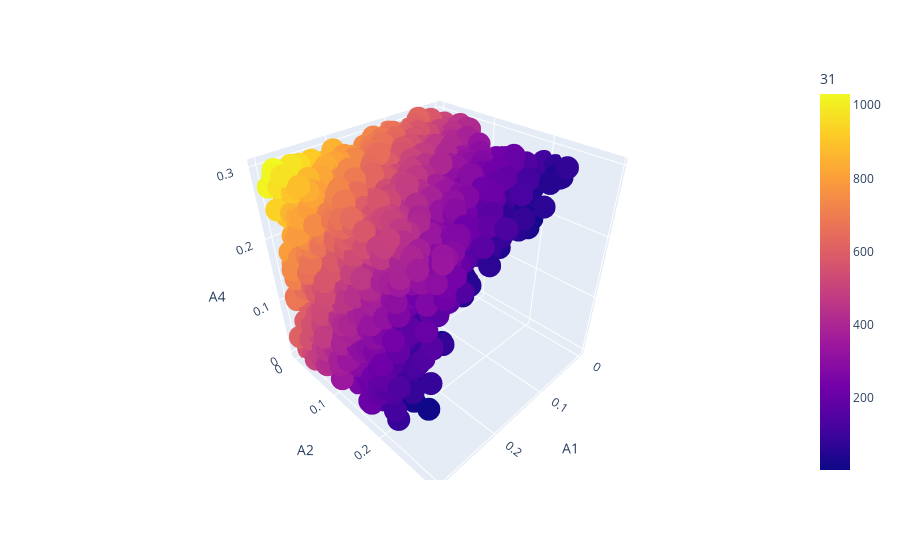

Here is the notebook cell this chart was saved with:
### Code cell
px.scatter_3d(df.sample(3_000), x="A1", y="A2", z="A4", color="31")

### Figure 1 — Plotly figure (JSON) as saved in the notebook; plotly's stock layout.template omitted (floating-point values rounded to 4 significant figures; data arrays with more than 128 entries replaced by an {"elided": "..."} marker saying what was removed)
{"data": [{"hovertemplate": "A1=%{x}<br>A2=%{y}<br>A4=%{z}<br>31=%{marker.color}<extra></extra>", "legendgroup": "", "marker": {"color": {"elided": "3000 float values"}, "coloraxis": "coloraxis", "symbol": "circle"}, "mode": "markers", "name": "", "scene": "scene", "showlegend": false, "type": "scatter3d", "x": {"elided": "3000 float values"}, "y": {"elided": "3000 float values"}, "z": {"elided": "3000 float values"}}], "layout": {"coloraxis": {"colorbar": {"title": {"text": "31"}}, "colorscale": [[0, "#0d0887"], [0.1111, "#46039f"], [0.2222, "#7201a8"], [0.3333, "#9c179e"], [0.4444, "#bd3786"], [0.5556, "#d8576b"], [0.6667, "#ed7953"], [0.7778, "#fb9f3a"], [0.8889, "#fdca26"], [1, "#f0f921"]]}, "legend": {"tracegroupgap": 0}, "margin": {"t": 60}, "scene": {"domain": {"x": [0, 1], "y": [0, 1]}, "xaxis": {"title": {"text": "A1"}}, "yaxis": {"title": {"text": "A2"}}, "zaxis": {"title": {"text": "A4"}}}}}
